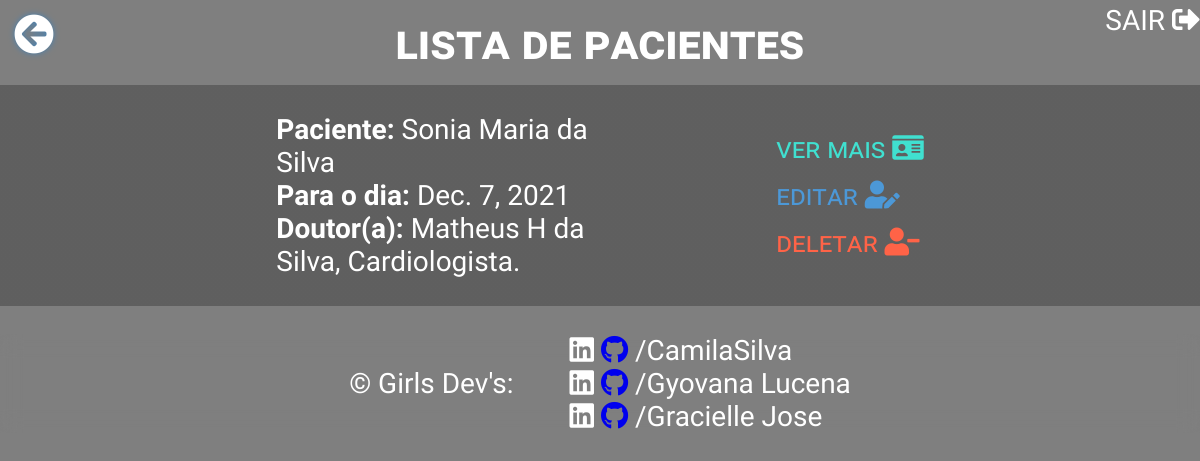
The page /CRUDweb/list_view/ (signed in) on the database as committed earlier.
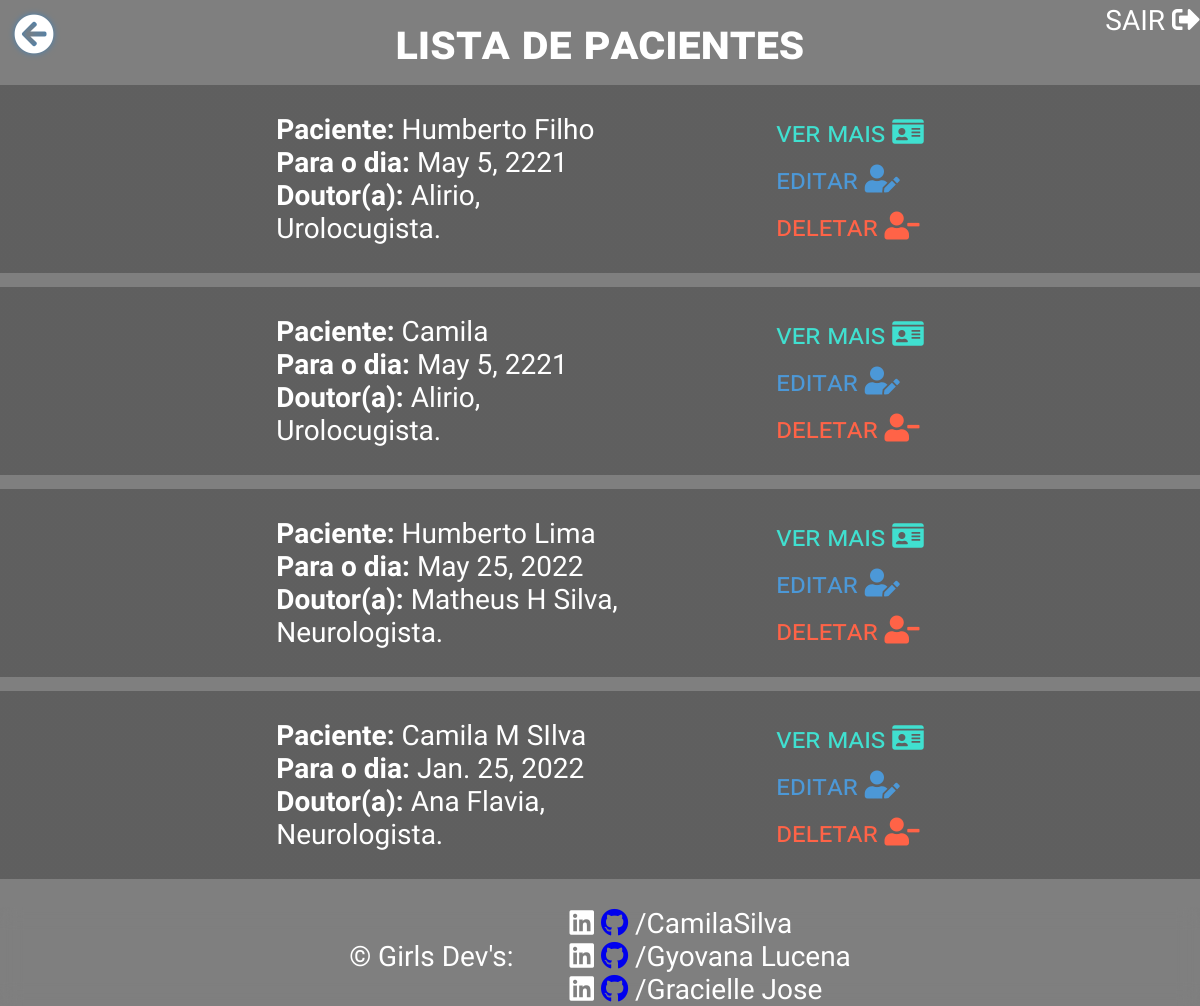
The same page on the database as committed later.
### CRUDweb/models.py (models this page shows)
class MarcarConsulta(models.Model):
    nome_paciente = models.CharField('Nome Paciente', max_length=50)
    cpf = models.CharField('CPF', max_length=11)
    data = models.DateField('Data Consulta')
    nome_medico = models.CharField('Nome Medico', max_length=50)
    especialidade = models.CharField('Especialidade Medica', max_length=50)

### CRUDweb/views.py (the view)
# urls.py: path('list_view/', list_view, name='list_view'),
@login_required
def list_view(request):
    context = dict()
    context["consultas"] = MarcarConsulta.objects.all()
    return render(request, "list_view.html", context)

### CRUDweb/templates/list_view.html (shortened to what this page needs)
<!DOCTYPE html>
<html lang="en">
<head>
    <link rel="stylesheet" href="https://use.fontawesome.com/releases/v5.15.4/css/all.css">
</head>
<body>
    <nav>
        <div id="nav">
            <a class="botao-sair" href="/accounts/logout"> <button class="botao-sair">SAIR <i class="fas fa-sign-out-alt"></i></a>
        </div>
    </nav>
    <h1> lista de pacientes </h1>
    <div id="container">
        {% for consulta in consultas %}
            <div id="listagem">
                <div class="dados-paciente">
                    <p><strong>Paciente:</strong> {{consulta.nome_paciente}}</p>
                    <p><strong>Para o dia:</strong> {{consulta.data}}</p>
                    <p> <strong>Doutor(a):</strong> {{consulta.nome_medico}}, {{consulta.especialidade}}.</p>
                </div>
                <div id="icons">
                    <a href="ver_mais/{{ consulta.id }}"><button class="icon user">ver mais <i class="fas fa-id-card user"></i></button></a>
                    <a href="edit/{{ consulta.id }}"><button class="icon edit">editar <i class="fas fa-user-edit edit"></i></button></a>
                    <a href="delete/{{ consulta.id }}"><button class="icon delete">deletar <i class="fas fa-user-minus delete"></i></button></a>
                </div>
            </div>
        {% endfor %}
    </div>
    <div class="botoes">
        <a href="/CRUDweb"><button id="btn-voltar"><i class="fas fa-arrow-circle-left"></i></button></a>
    </div>
    <footer>
        <p>&copy; Girls Dev's: </p>
        <br/>
        <div id="equipe">
            <p><a class="dev" href="https://www.linkedin.com/in/camila-camasi/" target="_blank"><i class="fab fa-linkedin"></i></a> <a href="https://github.com/camilams27" target="_blank"><i class="fab fa-github"></i></a> /CamilaSilva</p>
            <p><a class="dev" href="#" target="_blank"><i class="fab fa-linkedin"></i></a> <a href="https://github.com/GyovanaLuni" target="_blank"><i class="fab fa-github"></i></a> /Gyovana Lucena</p>
            <p><a class="dev" href="#" target="_blank"><i class="fab fa-linkedin"></i></a> <a href="#" target="_blank"><i class="fab fa-github"></i></a> /Gracielle Jose</p>
        </div>
    </footer>
</body>
</html>

### CRUDweb/templates/list_view.html (style rules this page uses)
* { box-sizing: border-box; font-family: 'Baloo Bhaijaan 2', cursive; margin: 0; padding: 0; font-size: 3.5vh; }
body { background: linear-gradient(rgba(0,0,0,.50),rgba(0,0,0,.50)) 100%, url("https://images.pexels.com/photos/6129448/pexels-photo-6129448.jpeg?auto=compress&cs=tinysrgb&dpr=2&h=750&w=1260"), center no-repeat; color: white; width: 100vw; font-size: 2.5vh; display: flex; flex-direction: column; gap: .5rem; font-family: 'Baloo Bhaijaan 2', cursive; overflow-x: hidden; }
#nav { list-style-type: none; display: flex; align-items: center; justify-items: center; gap: 2rem; position: fixed; right: 0; top: 0; }
button[class^="botao"] { background: none; outline: none; border: none; font-variant: small-caps; font-size: 4vh; color: white; text-decoration: none; }
.botao-sair { color: white; text-decoration: none; cursor: pointer; }
#container { display: flex; flex-direction: column; gap: .5rem; }
#listagem { display: flex; justify-content: center; align-items: center; gap: 5rem; background: linear-gradient(rgba(0,0,0,.25),rgba(0,0,0,.25)); width: 100vw; padding: 1rem 0; }
.dados-paciente { width: 30vw; text-align: left; }
h1 { text-align: center; font-variant: small-caps; font-size: 6vh; }
p { margin: 0; }
#icons { display: flex; flex-direction: column; gap: .5rem; }
.icon { font-variant: small-caps; }
.edit { color: #4c98d7; }
.delete { color: tomato; }
.user { color: turquoise; }
button { background: none; border: none; outline: none; }
#btn-voltar { color: white; position: fixed; top: .5rem; left: .5rem; filter: drop-shadow(0 0 3px steelblue); transition: .4s; }
.fa-arrow-circle-left { font-size: 5vh; }
footer { display: flex; width: 100vw; align-items: center; justify-content: center; gap: 1rem; background-color: rgba(255,255,255,.0); backdrop-filter: blur(10px); -webkit-backdrop-filter: blur(10px); }
#equipe { font-family: 'Inconsolata', monospace; }
.dev { text-decoration: none; color: white; }

Rows that differ between the two databases and show on the page:
removed MarcarConsulta: nome_paciente "Sonia Maria da Silva", data "Dec. 7, 2021", nome_medico "Matheus H da Silva", especialidade "Cardiologista"
added MarcarConsulta: nome_paciente "Humberto Filho", data "May 5, 2221", nome_medico "Alirio", especialidade "Urolocugista"
added MarcarConsulta: nome_paciente "Camila", data "May 5, 2221", nome_medico "Alirio", especialidade "Urolocugista"
added MarcarConsulta: nome_paciente "Humberto Lima", data "May 25, 2022", nome_medico "Matheus H Silva", especialidade "Neurologista"
added MarcarConsulta: nome_paciente "Camila M SIlva", data "Jan. 25, 2022", nome_medico "Ana Flavia", especialidade "Neurologista"
